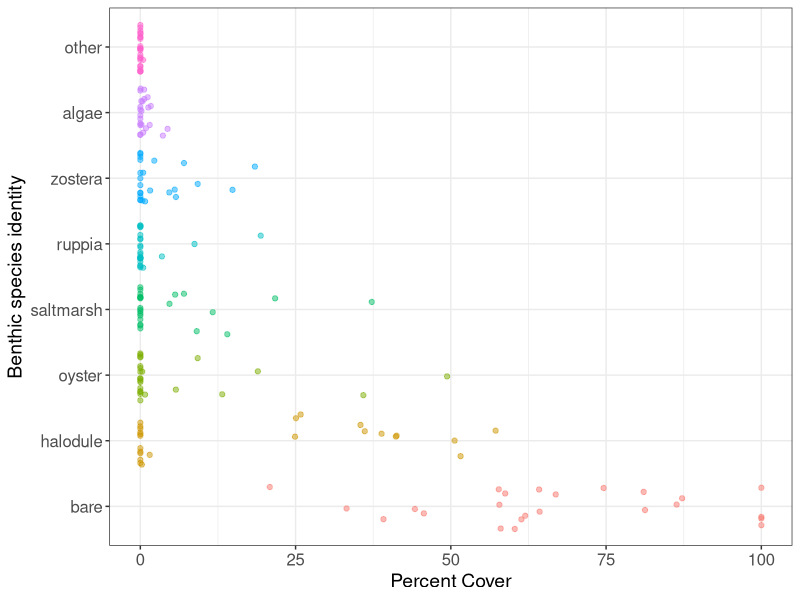

Here is the R script that generated this plot: (Note: this script raises an error after producing the figure.)
## ---- chunk 1
knitr::opts_chunk$set(echo = TRUE)
knitr::opts_knit$set(root.dir = "C:/Users/Becca/Documents/Grad_School/Research/Projects/Sound_Habitat/data/")
getwd()
## ---- chunk 2
library(ggplot2)
library(dplyr)
library(tidyr)
library(vegan)

## ---- chunk 3
#rm(list = ls())
setwd("C:/Users/Becca/Documents/Grad_School/Research/Projects/Sound_Habitat/data")
data = read.csv("sound_habitat_data_2020.csv", header = TRUE)

## filter to data needed for mapping
#subset = data[,c(1,2,6,7,8,10,24:27)]
#subset = unique(subset)

#write.csv(subset,file = "sound_hab_data_map_subset.csv")

## ---- chunk 4
# transect_means = data %>%
#   group_by(deploy_num,site,transect) %>%
#   summarise(bare = mean(bare), halodule = mean(halodule), zostera = mean(zostera),
#             ruppia= mean(ruppia), algae = mean(algae), oyster = mean(oyster), spartina = mean(spartina),
#             juncus = mean(juncus), other = mean(other))
# 
# percent_cover_mean = data.frame(gather(transect_means, "identity", "perc_cover", -site, - transect, -deploy_num))
# percent_cover_mean$identity = factor(percent_cover_mean$identity)
# 
# ggplot(percent_cover_mean, aes(x = perc_cover, y = identity))+ theme_bw()+
#   geom_point()

## ---- chunk 5
# Average cover by each taxa at site level
site_means = data %>% 
  group_by(deploy_num,site) %>%
  summarise(bare = mean(bare), halodule = mean(halodule), zostera = mean(zostera), 
            ruppia= mean(ruppia), algae = mean(algae), oyster = mean(oyster), saltmarsh = mean(saltmarsh),
            other = mean(other))

siteMean_pc = data.frame(gather(site_means, "identity", "perc_cover", -site, -deploy_num))
siteMean_pc$identity = factor(siteMean_pc$identity, levels = c("bare","halodule","oyster","saltmarsh",
                                                               "ruppia", "zostera", "algae", "other"))

## Benthic species community metrics
site_means$richness = apply(site_means[,c(4:10)]>0, 1, sum)
site_means$shannonD = diversity(site_means[,c(4:10)], "shannon")
site_means$evenness = site_means$shannonD/log(site_means$richness, base = 10)

# Plotting
ggplot(siteMean_pc, aes(x = perc_cover, y = identity, color = identity))+ theme_bw()+
  geom_point(alpha = .5, position = "jitter")+
  xlab('Percent Cover')+
  ylab('Benthic species identity')+
  theme(axis.title = element_text(size = 14), 
        axis.text = element_text(size = 12), 
        legend.position = "none")

## ---- chunk 6
data = data %>% mutate(seagrass= halodule+zostera+ruppia)

# Summarize cover by taxa, with seagrass spp combined
  group_by(deploy_num,site) %>%
  summarise(bare = mean(bare), seagrass = mean(seagrass), algae = mean(algae), 
            oyster = mean(oyster), saltmarsh = mean(saltmarsh), other = mean(other))

siteMean_pc_comb = data.frame(gather(site_means_comb, "identity", "perc_cover", -site, -deploy_num))
siteMean_pc_comb$identity = factor(siteMean_pc_comb$identity, levels = c("bare","seagrass","oyster","saltmarsh","algae","other"))

#levels(siteMean_pc_comb$identity) = c("bare","seagrass","oyster","saltmarsh","algae","other")

ggplot(siteMean_pc_comb, aes(x = perc_cover, y = identity, color = identity))+ theme_bw()+
  geom_point(alpha = .5, position = "jitter")+
  xlab('Percent Cover')+
  ylab('Benthic species identity')+
  theme(axis.title = element_text(size = 14), 
        axis.text = element_text(size = 12), 
        legend.position = "none")

seagrass_pc = site_means[,c(1,2,4:6)]
seagrass_pc_long = data.frame(gather(seagrass_pc, "identity", "perc_cover", -site, -deploy_num))

ggplot(seagrass_pc_long, aes(x = perc_cover, y = identity, color = identity))+ theme_bw()+
  geom_point(alpha = .5, position = "jitter")+
  xlab('Percent Cover')+
  ylab('Benthic species identity')+
  theme(axis.title = element_text(size = 14), 
        axis.text = element_text(size = 12), 
        legend.position = "none")

## Benthic species community metrics
site_means_comb$richness_comb = apply(site_means_comb[,c(4:8)]>0, 1, sum)
site_means_comb$shannonD_comb = diversity(site_means[,c(4:8)], "shannon")
site_means_comb$evenness_comb = site_means$shannonD/log(site_means$richness, base = 10)

## ---- chunk 7
data = data %>% 
  mutate(total_cover = halodule+zostera+ruppia+saltmarsh+oyster+algae+other, 
         habitat = case_when(grepl("Seagrass", site) ~ "seagrass", 
                             grepl("Creek", site) ~ "creek",
                             grepl("Mudflat", site) ~ "mudflat"))

total_cover = data %>%
  group_by(deploy_num, site) %>%
  summarise(total_cover = mean(total_cover)) %>%
  mutate(Habitat = case_when(grepl("Seagrass", site) ~ "Seagrass", 
                             grepl("Creek", site) ~ "Creek",
                             grepl("Mudflat", site) ~ "Mudflat"))

ggplot(total_cover , aes(x = reorder(site, total_cover), y = total_cover, fill = Habitat, color = Habitat))+theme_bw()+
  geom_col()+ 
  theme(axis.text.x = element_text(angle = -90, hjust = 0, vjust = .3), 
        axis.title = element_text(size = 14),
        axis.text = element_text(size = 12),
        legend.text = element_text(size = 12),
        legend.title = element_text(size = 14))+
  labs(x = "Site", y = "Total Cover Habitat Forming Species")

## ---- chunk 8
seagrass = read.csv("seagrass_all.csv", header = TRUE)
seagrass$id = paste(seagrass$site, seagrass$Transect, sep = "_")
seagrass_max = read.csv("seagrass_max_canopy.csv", header = TRUE) #max canopy as calculated in excel

ggplot(seagrass, aes(x = Site_code, y = Length))+ theme_bw()+
  geom_boxplot()+ ylab("Seagrass blade length")+
  theme(axis.title = element_text(size = 14), 
        axis.text = element_text(size = 12))

# Calculate mean blade length by transect
seagrass_summary = seagrass %>%
  group_by(Date, site, Transect) %>%
  summarise(mean = mean(Length))

# add max blade length to df - transect
seagrass_summary$max_10 = seagrass_max$mean_10
seagrass_summary$max_25perc = seagrass_max$mean_25percent

# Seagrass mean and max canopy by site
seagrass_site = seagrass %>%
  group_by(Date, site) %>%
  summarise(avg_blade_length = mean(Length))

# Shoot density
shoot_data = data %>% 
  filter(canopy.sampled == "yes")
avg_shoot_density = shoot_data %>% 
  group_by(deploy_num, site) %>%
  summarize(avg_shoot_density = mean(shoot.density1_16m2))

### Summarize max canopy by site then add to seagrass_site
# Calculates site mean by averageing the max of each transect --> this is not how the cover is calculated
# Do I ned to go back and summarize the max canopy by site more generally?
max_canopy_site = seagrass_summary %>%
  group_by(site) %>%
  summarise(max_10 = mean(max_10), max_25perc = mean(max_25perc))
seagrass_site$max_10 = max_canopy_site$max_10
seagrass_site$max_25perc = max_canopy_site$max_25perc

seagrass_all = right_join(avg_shoot_density,seagrass_site, by = "site")

## ---- chunk 9
trawl = read.csv("summer_trawl_data_2019.csv", header = TRUE)

catch_data = data.frame(trawl[,c(1,3:5,7,13:17,19:67)])
spp_data = catch_data[,11:59]
spp_data[is.na(spp_data)] = 0
spp_data = spp_data[, colSums(spp_data) > 0]
catch_data = cbind(catch_data[,1:10],spp_data)

# species = data.frame(colnames(spp_data))
# write.csv(species, file = "species_list.csv")

catch_long = data.frame(gather(catch_data, "identity", "abund", -Date, -Tow_number,-Site, -Project.Site.Name, 
                               -Habitat, -Distance_m, -Distance_km_speed_duration_calc, -Depth_m, -Temp_C, -Sal_ppt))
catch_long = catch_long %>%
 mutate(std_dist = Distance_m/100, std_abund = abund/std_dist)

std_catch = data.frame(pivot_wider(catch_long,id_cols = 1:10, names_from = "identity",values_from = "std_abund"))

species_list = read.csv("species_list.csv", header = TRUE)

catch_long = left_join(catch_long, species_list[,c(2,4:7)], by = c("identity" = "colnames.spp_data.")) 

# calculating soniferous spp richness
# this is the value for each - likely want to follow the same method before and use the single summed values

soniferous = catch_long %>%
  filter(abund > 0)%>%
  group_by(Project.Site.Name,Tow_number, soniferous)%>%
  summarize(soniferous_S = n()) %>%
  filter(soniferous == 'Y')

# Community metrics
rep_metrics  = std_catch[,c(1:5,8:10)]
rep_metrics$total_abund = rowSums(std_catch[,11:46])
rep_metrics$richness = apply(std_catch[,c(11:46)]>0, 1, sum)
rep_metrics$shannonD = diversity(std_catch[,11:46], "shannon")
rep_metrics$evenness = rep_metrics$shannonD/log(rep_metrics$richness, base = 10)

# make a unique id for each site and tow to pair with the soniferous
rep_metrics$uniqID = mutate(paste(rep_metrics$Project.Site.Name, rep_metrics$Tow_number, sep = "_"))
soniferous$uniqID = paste(soniferous$Project.Site.Name, soniferous$Tow_number, sep = "_")

comm_metrics = left_join(rep_metrics[,c(1:12)], soniferous[,4], by = "Project.Site.Name") # why wont this work!!

# write.csv(rep_metrics, "rep_metrics.csv")
## Manually convertered trawl replicates into rows

rep_metrics = read.csv("rep_metrics.csv", header = T)

# rep_test = pivot_wider(catch_long, id_cols = 1:10,
#             names_from = c(Tow_number, identity), 
#             values_from = std_abund,
#             names_sep = "_")

# trial for summing trawls - SUCCESS!
catch_long$Depth_m = as.numeric(catch_long$Depth_m)
test_catch = catch_long %>%
  group_by(Project.Site.Name, identity) %>%
  summarise(habitat = Habitat, guild = guild, guild_secondary = guild_secondary, soniferous = soniferous, 
            depth_m_avg = mean(Depth_m), temp_avg = mean(Temp_C), sal_avg = mean(Sal_ppt),
            dist_m_sum = sum(Distance_m), abund_sum = sum(abund))

test_catch = test_catch %>%
 mutate(std_dist_sum = dist_m_sum/200, std_abund_sum = abund_sum/std_dist_sum)

test_catch = distinct(test_catch)

std_catch_sum = data.frame(pivot_wider(test_catch,id_cols = c(1,3,7:9), names_from = "identity",values_from = "std_abund_sum"))

# Community metrics summed
trawl_metrics  = std_catch_sum[,c(1:6)]
trawl_metrics$total_abund_sum = rowSums(std_catch_sum[,7:42])
trawl_metrics$comm_richness_sum = apply(std_catch_sum[,c(7:42)]>0, 1, sum)
trawl_metrics$comm_shannonD_sum = diversity(std_catch_sum[,7:42], "shannon")
trawl_metrics$comm_evenness_sum = trawl_metrics$comm_shannonD_sum/log(trawl_metrics$comm_richness_sum, base = 10)

guild_abund = test_catch %>%
  group_by(Project.Site.Name,guild) %>%
  summarise(guild_abund = mean(std_abund_sum))

guild_abund = pivot_wider(guild_abund, id_cols = 1, names_from = "guild", values_from = "guild_abund")

trawl_metrics = left_join(trawl_metrics, guild_abund, by = "Project.Site.Name")

guild2_abund = test_catch %>%
  group_by(Project.Site.Name,guild_secondary) %>%
  summarise(guild2_abund = mean(std_abund_sum))

guild2_abund = pivot_wider(guild2_abund, id_cols = 1, names_from = "guild_secondary", values_from = "guild2_abund")
trawl_metrics = left_join(trawl_metrics, guild2_abund, by = "Project.Site.Name")

trawl_metrics = left_join(trawl_metrics, rep_metrics[,c(4,6:19)], by = "Project.Site.Name")

## ---- chunk 10
# need to add site names to this dataframe, they are not in the same order as the habitat variables
spl_pmHT = as.data.frame(read.csv("avg_pmHT_spl.csv", header = TRUE))
spl_pmHT_dB = cbind(spl_pmHT$site, 10*log10(spl_pmHT[,2:5]))


## ---- chunk 11
ecometrics = site_means
ecometrics$seagrass_comb = site_means_comb$seagrass
ecometrics$richness_comb = site_means_comb$richness_comb
ecometrics$shannonD_comb = site_means_comb$shannonD_comb
ecometrics$evenness_comb = site_means_comb$evenness_comb
ecometrics$totalcover = total_cover$total_cover
ecometrics = left_join(ecometrics, seagrass_all, by =  "site")
ecometrics = subset(ecometrics, select = -c(deploy_num.y,Date))

#create matching habitat variable to join habitat and trawl data
ecometrics$site_code = c("C7","MF2","SG10","SG12","C2","MF1","SG2","SG4","CB","MA","SB","SC","C8","MF7","SG6","SG9",
                         "C4","C5","S14","S15","C3","C6","SG1","SG17") 
ecometrics = left_join(ecometrics, trawl_metrics, by = c("site_code"="Project.Site.Name"))

ecometrics = left_join(ecometrics, spl_pmHT_dB, by = c("site_code" = "spl_pmHT$site"))


# save ecometrics dataframe as csv
write.csv(ecometrics, "ecometrics.csv")

## ---- chunk 12
benthic_cor = cor(site_means[,-c(1:2)])
round(benthic_cor,3)

benthic_comb_cor = cor(site_means_comb[,-c(1:2)])
round(benthic_comb_cor,3)

## ---- chunk 13
ecometrics = read.csv("data/clean_data/ecometrics.csv")

# add habitat label and filter to only seagrass

#Benthic metrics
ggplot(aes(x = richness_comb, y = avg_spl_low, color = habitat), data = ecometrics)+
  geom_point()

ggplot(aes(x = shannonD , y = avg_spl_low, color = habitat), data = ecometrics)+
  geom_point()

ggplot(aes(x = totalcover, y = avg_spl_low, color = habitat), data = ecometrics)+ theme_bw()+
  geom_point(size = 3)+
  scale_color_discrete(name = "Habitat type")+
  ylab("Average sound pressure level (db re 1 uPa")+ 
  xlab("Average percent cover")+
  theme(axis.text = element_text(size = 12), 
        axis.title = element_text(size = 14), 
        legend.title = element_text(size = 14), 
        legend.text = element_text(size = 12))

#Habitat Metrics
ggplot(aes(x = seagrass_comb, y = avg_spl_low, color = habitat), data = ecometrics)+
  geom_point()

ggplot(aes(x = saltmarsh, y = avg_spl_low, color = habitat), data = ecometrics)+
  geom_point()

ggplot(aes(x = saltmarsh, y = avg_spl_high, color = habitat), data = ecometrics)+
  geom_point()

ggplot(aes(x = oyster, y = avg_spl_high, color = habitat), data = ecometrics)+
  geom_point()

ggplot(aes(x = oyster, y = avg_spl_low, color = habitat), data = ecometrics)+
  geom_point()

# Community metrics
ggplot(aes(x = total_abund_sum, y = avg_spl_low, color = habitat), data = ecometrics)+
  geom_point()

ggplot(aes(x = comm_shannonD_sum, y = avg_spl_low, color = habitat), data = ecometrics)+
  geom_point()

ggplot(aes(x = comm_richness_sum, y = avg_spl_low, color = habitat), data = ecometrics)+
  geom_point()

ggplot(aes(x = X1_Depth_m, y = avg_spl_low, color = habitat), data = ecometrics)+
  geom_point()

#ecometrics[is.na(ecometrics)] = 0
#sound_eco_cor = cor(ecometrics[,c(6:24,27:62)], use = "pairwise.complete.obs")

